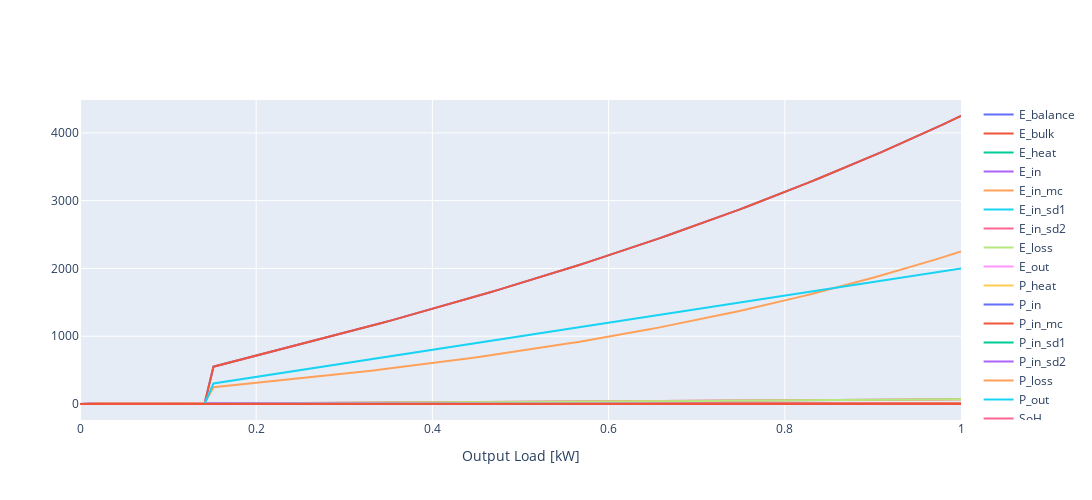

Write notebook code for a chart like this one.
### Markdown cell above
## Calculation of stationary states

### Code cell
# Result DataFrame Initialization
state_parms = [a for a in dir(ECCState()) if not a.startswith('__')]
df1 = pd.DataFrame(columns=state_parms)
df1.loc[0] = vars(ECCState())

# Run different stationary cases for target output load
targets = np.linspace(0, 1., 100)

for ct, t in enumerate(targets):
    # Initialization of component
    C1_state = ECCState()
    C1 = EnergyConversionComponent(par=component,
                                   ts=1,
                                   state=copy.deepcopy(C1_state))
    C1.step_action_stationary(t)
    df1.loc[ct + 1] = vars(C1.state)
    df1.loc[ct + 1, "Target"] = t

# Create traces
fig = go.Figure()

# Create traces
for cl in df1.columns:
    fig.add_trace(go.Scatter(x=df1.Target[1:], y=df1[cl][1:],
                             mode='lines',
                             name=cl))
fig.update_layout(xaxis_title="Output Load [kW]",
                  # yaxis_title="Y Axis Title",
                  )
fig.update_layout(
    autosize=False,
    width=1400,
    height=500)
fig.show()
